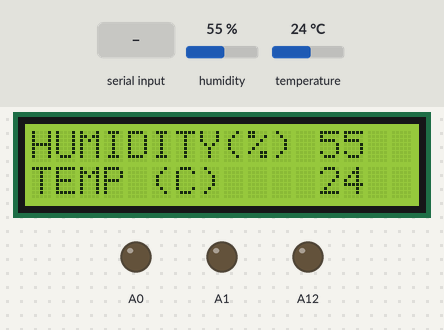
A sketch run on a simulated Arduino Mega 2560, built with avr-gcc and run on an emulated ATmega2560. Parts: 16×2 character LCD, output pins drawn as LEDs (lit = HIGH). The test bench sets the inputs (shaded band); at power-on: humidity 55 %, temperature 24 °C.

Above: at 1.2 s.
1.3 s: "1" received over Serial
At 2.4 s:
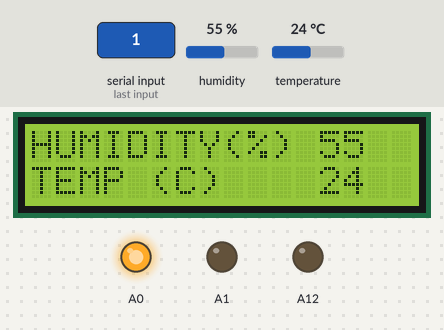
2.8 s: "5" received over Serial
At 3.1 s:
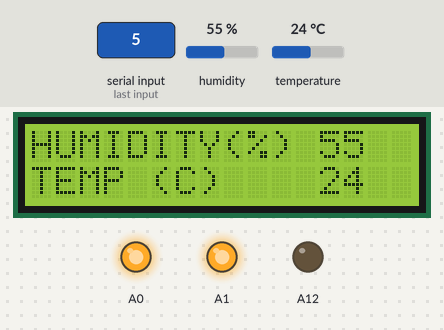
4.3 s: "0" received over Serial
At 5.5 s:
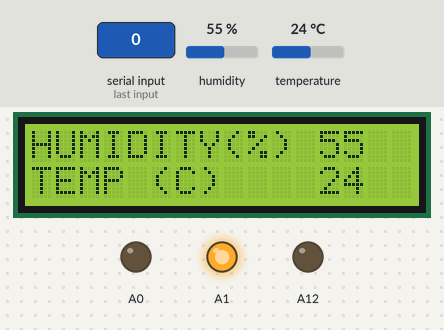
5.8 s: humidity set to 22 %
At 6.3 s:
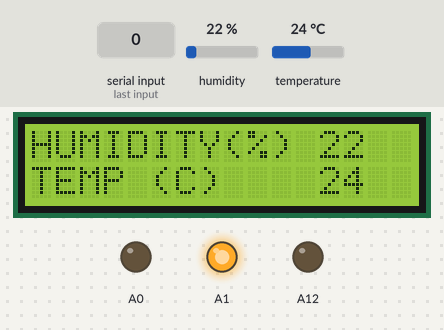
7.3 s: temperature set to 12 °C
At 7.6 s:
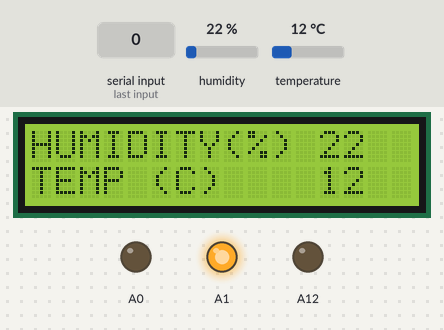
8.8 s: humidity set to 40 %
At 9.5 s:
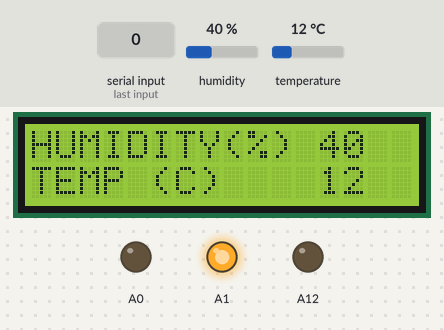
Timing chart, 0 to 11.3 s (numbered marks = the images above; inputs shaded):
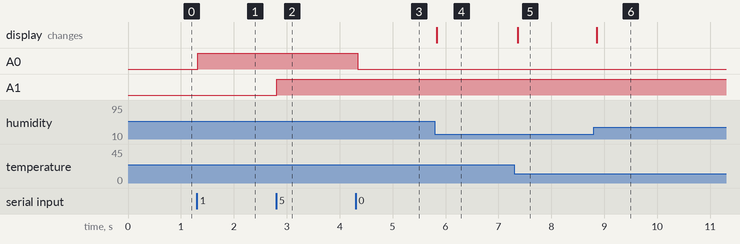

The sketch:

assistant.txt.ino
```cpp
#include <dht11.h>
#include <Wire.h>
#include <LiquidCrystal_I2C.h>
#define DHT11PIN 3
dht11 DHT11;
LiquidCrystal_I2C lcd(0x27,16,2);
int coffee = 0;
int starttime;
int timeout;
void setup() {
  Serial.begin(9600);
  pinMode(A0, OUTPUT);
  pinMode(A12, OUTPUT);
  pinMode(A1, OUTPUT);
  lcd.init();                      // Инициализация дисплея
  lcd.backlight();                 // Подключение подсветки
  lcd.setCursor(0,0);
  lcd.print("Hello");

}

void loop() {

  int chk = DHT11.read(DHT11PIN);
  int hum = DHT11.humidity;
  int temp = DHT11.temperature;
  lcd.setCursor(0,0);
  lcd.print("HUMIDITY(%)");
  lcd.setCursor(12,0);
  lcd.print(DHT11.humidity);
  lcd.setCursor(0,1);
  lcd.print("TEMP (C)" );
  lcd.setCursor(12,1);
  lcd.print(DHT11.temperature);
  if(Serial.available())
  {
    switch(Serial.read())
    {
      case '0':
      digitalWrite(A0, LOW);
      break;
      case '1':
      digitalWrite(A0, HIGH);
      break;
      case '3':
        Serial.print(String(DHT11.humidity));
        Serial.print(String(DHT11.temperature));
        break;
      case '4':
        digitalWrite(A1, LOW);
        break;
      case '5':
        digitalWrite(A1, HIGH);
        break;
   }


  }


}
```

Measured:
- after the input at 1.3 s, A0: LOW → HIGH at once
- after the input at 2.8 s, A1: LOW → HIGH at once
- after the input at 4.3 s, A0: HIGH → LOW at once
- after the input at 5.8 s, the display: changes at once (image 4)
- after the input at 7.3 s, the display: changes after 0.07 s (image 5)
- after the input at 8.8 s, the display: changes after 0.06 s (image 6)
